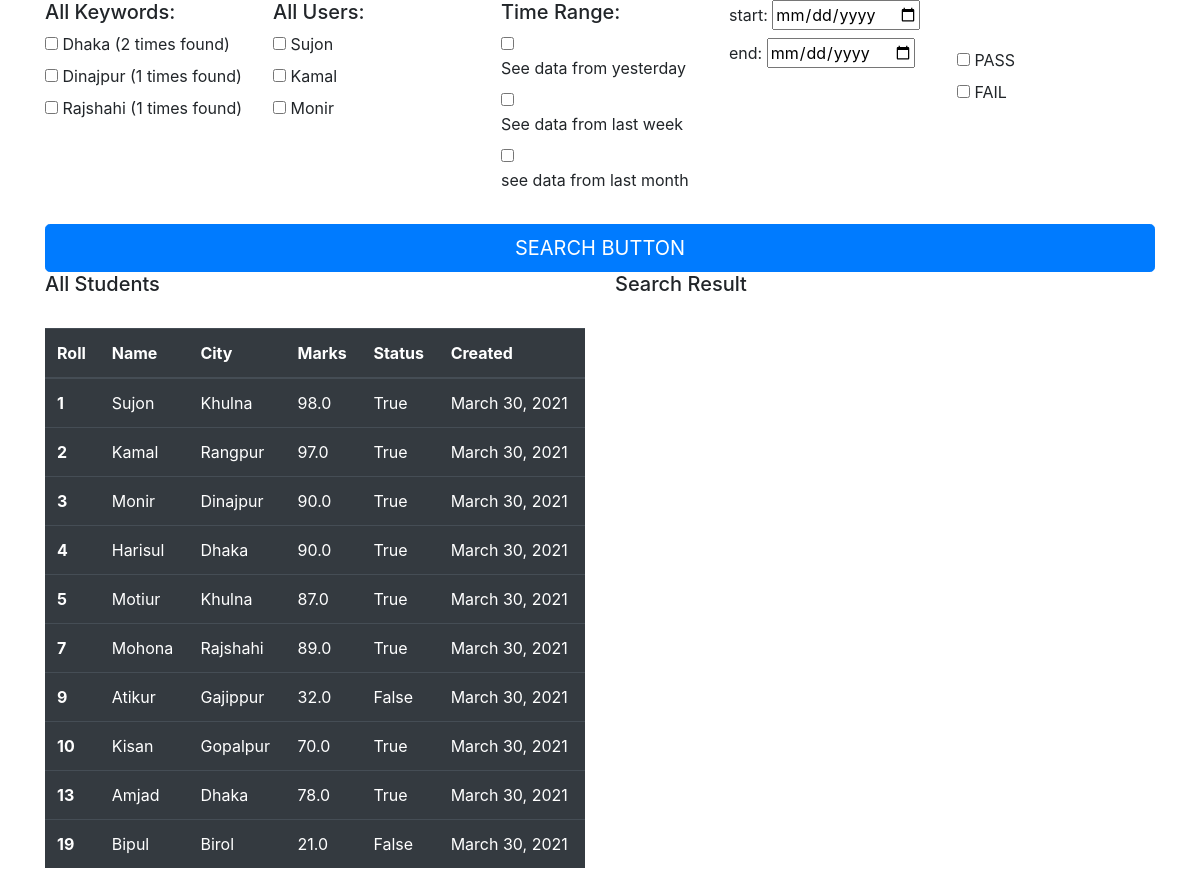
The page / on the database its author committed.
### home/models.py (models this page shows)
class Student(models.Model):
    name=models.CharField(max_length=255)
    roll= models.IntegerField(unique=True)
    city= models.CharField(max_length=255)
    marks= models.FloatField()
    pass_fail=models.BooleanField()
    created= models.DateField(auto_now_add=True)

### home/views.py (the view, shortened to what this page needs)
# urls.py: path('', FilterView.as_view()),
class FilterView(View):
    def get(self, request):
        student_detail=Student.objects.all()
        tdhaka=Student.objects.filter(city__icontains='dhaka').count()
        tdinajpur=Student.objects.filter(city__icontains='dinajpur').count()
        trajshahi=Student.objects.filter(city__icontains='rajshahi').count()
        print(tdhaka)
        return render(request,'filter.html',{'student_detail':student_detail,'tdhaka':tdhaka,'tdinajpur':tdinajpur,'trajshahi':trajshahi})

### home/templates/filter.html (shortened to what this page needs)
{% load static %}
<!DOCTYPE html>
<html lang="en">
<head>
    <link rel="stylesheet" href="https://stackpath.bootstrapcdn.com/bootstrap/4.5.2/css/bootstrap.min.css">
</head>
<body>
  <div class="container">
    <div class="row">
      <div class="col-sm">
          <h5>All Keywords:</h5>
          <input type="checkbox" id="dhaka" name="vehicle1" value="Bike">
          <label for="vehicle1"> Dhaka ({{tdhaka}} times found)</label><br>
          <input type="checkbox" id="dinajpur" name="vehicle2" value="Car">
          <label for="vehicle2"> Dinajpur ({{tdinajpur}} times found)</label><br>
          <input type="checkbox" id="rajshahi" name="vehicle3" value="Boat">
          <label for="vehicle3"> Rajshahi ({{trajshahi}} times found)</label><br><br>
      </div>
      <div class="col-sm">
        <h5>All Users:</h5>
        <input type="checkbox" id="sujon" name="vehicle1" value="Bike">
        <label for="vehicle1"> Sujon</label><br>
        <input type="checkbox" id="kamal" name="vehicle2" value="Car">
        <label for="vehicle2"> Kamal</label><br>
        <input type="checkbox" id="monir" name="vehicle3" value="Boat">
        <label for="vehicle3"> Monir</label><br><br>
      </div>
      <div class="col-sm">
        <h5>Time Range:</h5>
        <input type="checkbox" id="yesterday" name="vehicle1" value="Bike">
        <label for="vehicle1"> See data from yesterday</label><br>
        <input type="checkbox" id="lastweek" name="vehicle2" value="Car">
        <label for="vehicle2"> See data from last week</label><br>
        <input type="checkbox" id="lastmonth" name="vehicle3" value="Boat">
        <label for="vehicle3"> see data from last month </label><br><br>
      </div>
      <div class="col-sm">
        <div class="row">
          <div class="col-sm pull-left">
              <label>start: <input type="date" id = "startDate" name="startDate"/></label>
          </div>
          <div class="col-sm pull-left">
              <label>end: <input type="date" id = "endDate" name="endDate"/></label>
          </div>
      </div>
      </div>
      <div class="col-sm">
        <br><br>
        <input type="checkbox" id="pass" name="vehicle1" value="Bike">
      <label for="vehicle1"> PASS</label><br>
      <input type="checkbox" id="fail" name="vehicle2" value="Car">
      <label for="vehicle2"> FAIL</label><br>
      </div>
    </div>
  </div>
  <div class="container"><button type="button" class="btn btn-primary btn-lg btn-block" id="btn">SEARCH BUTTON</button></div>
  <div class="container">
    <div class="row">
      <div class="col-sm">
        <h5>All Students</h5><br>
        <table class="table table-dark">
          <thead>
            <tr>
              <th scope="col">Roll</th>
              <th scope="col">Name</th>
              <th scope="col">City</th>
              <th scope="col">Marks</th>
              <th scope="col">Status</th>
              <th scope="col">Created</th>
            </tr>
          </thead>
          <tbody>
            {% for i in student_detail%}
            <tr>
              <th scope="row">{{i.roll}}</th>
              <td>{{i.name}}</td>
              <td>{{i.city}}</td>
              <td>{{i.marks}}</td>
              <td>{{i.pass_fail}}</td>
              <td>{{i.created}}</td>
            </tr>
        {% endfor %}
          </tbody>
        </table>
      </div>
      <div class="col-sm">
        <h5>Search Result</h5><br>
      </div>
    </div>
  </div>
</body>
</html>

### rows shown on the page
Student: roll "1", name "Sujon", city "Khulna", marks "98.0", pass_fail "True", created "March 30, 2021"
Student: roll "2", name "Kamal", city "Rangpur", marks "97.0", pass_fail "True", created "March 30, 2021"
Student: roll "3", name "Monir", city "Dinajpur", marks "90.0", pass_fail "True", created "March 30, 2021"
Student: roll "4", name "Harisul", city "Dhaka", marks "90.0", pass_fail "True", created "March 30, 2021"
Student: roll "5", name "Motiur", city "Khulna", marks "87.0", pass_fail "True", created "March 30, 2021"
Student: roll "7", name "Mohona", city "Rajshahi", marks "89.0", pass_fail "True", created "March 30, 2021"
Student: roll "9", name "Atikur", city "Gajippur", marks "32.0", pass_fail "False", created "March 30, 2021"
Student: roll "10", name "Kisan", city "Gopalpur", marks "70.0", pass_fail "True", created "March 30, 2021"
Student: roll "13", name "Amjad", city "Dhaka", marks "78.0", pass_fail "True", created "March 30, 2021"
Student: roll "19", name "Bipul", city "Birol", marks "21.0", pass_fail "False", created "March 30, 2021"

### other values the page prints
{{ tdhaka }} "2"
{{ tdinajpur }} "1"
{{ trajshahi }} "1"
